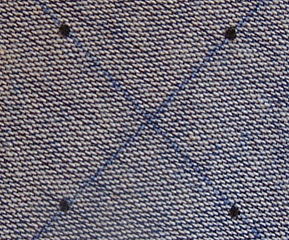
#> input picture cv08/images/cv08_im1.bmp, 289 x 240 px
$ python main.py
#> lines starting #> are read from the running program, lines starting #| are printed output that depends on the picture; after the words box and inside, x2 and y2 are one past the last pixel; in counts of white or black regions, pixels touching at a corner belong together
import cv2
import numpy as np
import matplotlib.pyplot as plt

def plot(original, segmentation, filtered, centroids, segmentation_cmap="gray", filtered_cmap="gray"):
    plt.figure(figsize=(12, 8))

    plt.subplot(2, 2, 1)
    plt.imshow(cv2.cvtColor(original, cv2.COLOR_BGR2RGB))
    plt.axis('off')

    plt.subplot(2, 2, 2)
    plt.imshow(segmentation, cmap=segmentation_cmap)
    plt.axis('off')

    ax3 = plt.subplot(2, 2, 3)
    filtered_im = ax3.imshow(filtered, cmap=filtered_cmap)
    plt.imshow(filtered, cmap=filtered_cmap)
    plt.axis('off')
    plt.colorbar(filtered_im, ax=ax3, fraction=0.046, pad=0.04)

    plt.subplot(2, 2, 4)
    plt.imshow(cv2.cvtColor(centroids, cv2.COLOR_BGR2RGB))
    plt.axis('off')

    plt.tight_layout()
    plt.show()


def image_threshold(image):
    _, binary = cv2.threshold(image.astype(np.uint8), 104, 255, cv2.THRESH_BINARY + cv2.THRESH_OTSU)
    return binary


def open_method(image):
    kernel = cv2.getStructuringElement(cv2.MORPH_ELLIPSE, (10, 10))
    return cv2.morphologyEx(image, cv2.MORPH_OPEN, kernel)


def calculate_red_channel(image):
    img_rgb = cv2.cvtColor(image, cv2.COLOR_BGR2RGB)
    R = np.float32(img_rgb[:, :, 0])
    G = np.float32(img_rgb[:, :, 1])
    B = np.float32(img_rgb[:, :, 2])
    red_channel = 255 - ((R * 255) / (R + G + B))
    inverted_red_channel = cv2.bitwise_not(red_channel.astype(np.uint8))
    return inverted_red_channel


def draw_centroids(binary, original_image):
    num_labels, _, _, centroids = cv2.connectedComponentsWithStats(binary, connectivity=4)
    infos = []
    for i in range(1, num_labels):
        infos.append(centroids[i])

    image = original_image.copy()
    for info in infos:
        x, y = map(int, info)
        cv2.drawMarker(image, (x, y), (0, 255, 0), markerType=cv2.MARKER_CROSS, markerSize=8, thickness=1, line_type=cv2.LINE_AA)
    return image


def process_first_image(image_path):
#> called with image_path = 'images/cv08_im1.bmp'
    segmentation = cv2.imread(image_path)
#> segmentation is the input picture: shape (240, 289, 3); mean B, G, R 117.3, 106.8, 111.1
    gray = cv2.cvtColor(segmentation, cv2.COLOR_BGR2GRAY)
    inverted = cv2.bitwise_not(gray)

    binary = image_threshold(inverted)
#> in image_threshold, `_, binary = cv2.threshold(image.astype(np.uint8), 104, 255, cv2.THRESH..`:
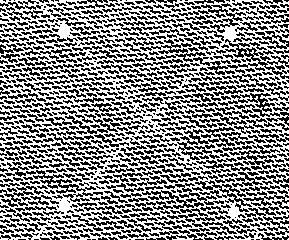
#> binary: shape (240, 289); 54.2% white; black in thin lines or dots
    binary_filtered = open_method(binary)
#> in open_method, `return cv2.morphologyEx(image, cv2.MORPH_OPEN, kernel)`:
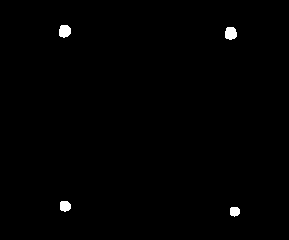
#> returned value: shape (240, 289); 0.64% white; 4 white regions, box (x1, y1, x2, y2) and area: (225, 27, 237, 40) 130, (59, 25, 71, 38) 128, (60, 201, 71, 212) 101, (230, 207, 240, 217) 83
    centroids = draw_centroids(binary_filtered, segmentation)
#> in draw_centroids, `num_labels, _, _, centroids = cv2.connectedComponentsWithStats(binary,..`: num_labels = 5; centroids = [[144, 119.6], [64.28, 30.73], [230.3, 32.91], [64.69, 205.7], [234.3, 211.1]]
#> after the loop in draw_centroids, `for i in range(1, num_labels):`: infos = [[64.28, 30.73], [230.3, 32.91], [64.69, 205.7], [234.3, 211.1]]
#> the loop in draw_centroids, `for info in infos:` made 4 passes
#> (info, x, y) on passes 1 to 4: ([64.28, 30.73], 64, 30), ([230.3, 32.91], 230, 32), ([64.69, 205.7], 64, 205), ([234.3, 211.1], 234, 211)
#> after the loop in draw_centroids, `for info in infos:`:
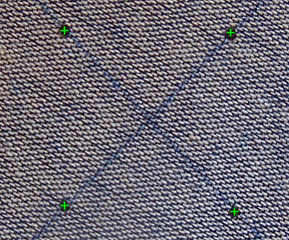
#> image: shape (240, 289, 3); 0.27% of pixels changed, all inside (x1, y1, x2, y2) = (60, 26, 240, 217)

    plot(segmentation, binary, binary_filtered, centroids, segmentation_cmap="gray")

def process_second_image(image_path):
#> called with image_path = 'images/cv08_im2.bmp'
    segmentation = cv2.imread(image_path)
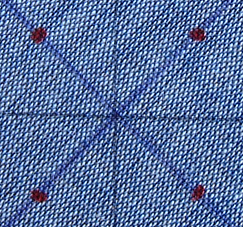
#> input picture cv08/images/cv08_im2.bmp, 243 x 227 px
#> segmentation is the input picture: shape (227, 243, 3); mean B, G, R 158.1, 112.5, 88.7

    channel = calculate_red_channel(segmentation)
    binary = image_threshold(channel)
#> in image_threshold (call 2), `_, binary = cv2.threshold(image.astype(np.uint8), 104, 255, cv2.THRESH..`: binary: shape (227, 243); 76.4% white; black in thin lines or dots
    binary_filtered = open_method(binary)
#> in open_method (call 2), `return cv2.morphologyEx(image, cv2.MORPH_OPEN, kernel)`:
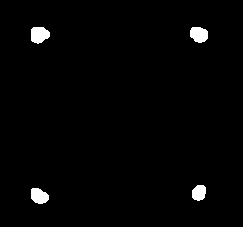
#> returned value: shape (227, 243); 1.6% white; 4 white regions, box (x1, y1, x2, y2) and area: (31, 27, 50, 44) 252, (190, 27, 208, 43) 232, (31, 188, 49, 204) 221, (192, 185, 206, 201) 183
    centroids = draw_centroids(binary_filtered, segmentation)
#> in draw_centroids (call 2), `num_labels, _, _, centroids = cv2.connectedComponentsWithStats(binary,..`: centroids = [[121.1, 113.1], [38.96, 34.31], [198.6, 34.08], [198.6, 192.3], [38.76, 195.6]]
#> after the loop in draw_centroids (call 2), `for i in range(1, num_labels):`: infos = [[38.96, 34.31], [198.6, 34.08], [198.6, 192.3], [38.76, 195.6]]
#> the loop in draw_centroids (call 2), `for info in infos:` made 4 passes
#> (info, x, y) on passes 1 to 4: ([38.96, 34.31], 38, 34), ([198.6, 34.08], 198, 34), ([198.6, 192.3], 198, 192), ([38.76, 195.6], 38, 195)
#> after the loop in draw_centroids (call 2), `for info in infos:`:
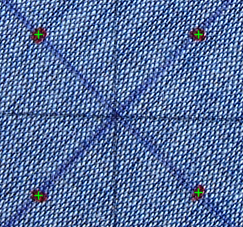
#> image: shape (227, 243, 3); 0.34% of pixels changed, all inside (x1, y1, x2, y2) = (34, 30, 204, 201)

    plot(segmentation, binary_filtered, channel, centroids, segmentation_cmap="gray", filtered_cmap="jet")
#> call 2 of plot, with segmentation_cmap = 'gray', filtered_cmap = 'jet'
#> in plot (call 2), `plt.show()`:
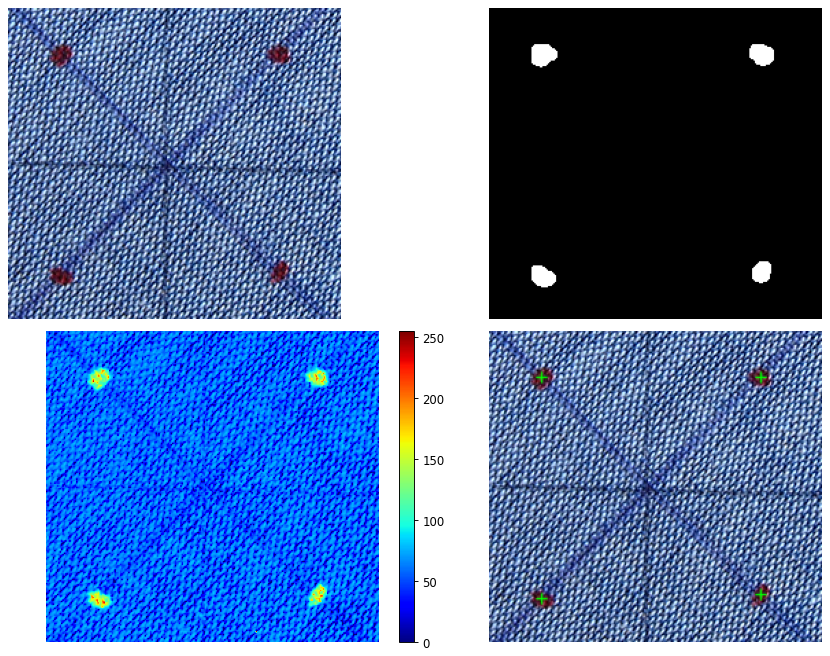
#> figure drawn by matplotlib, 5 panels

if __name__ == "__main__":
    plt.close("all")
    process_first_image("images/cv08_im1.bmp")
    process_second_image("images/cv08_im2.bmp")
